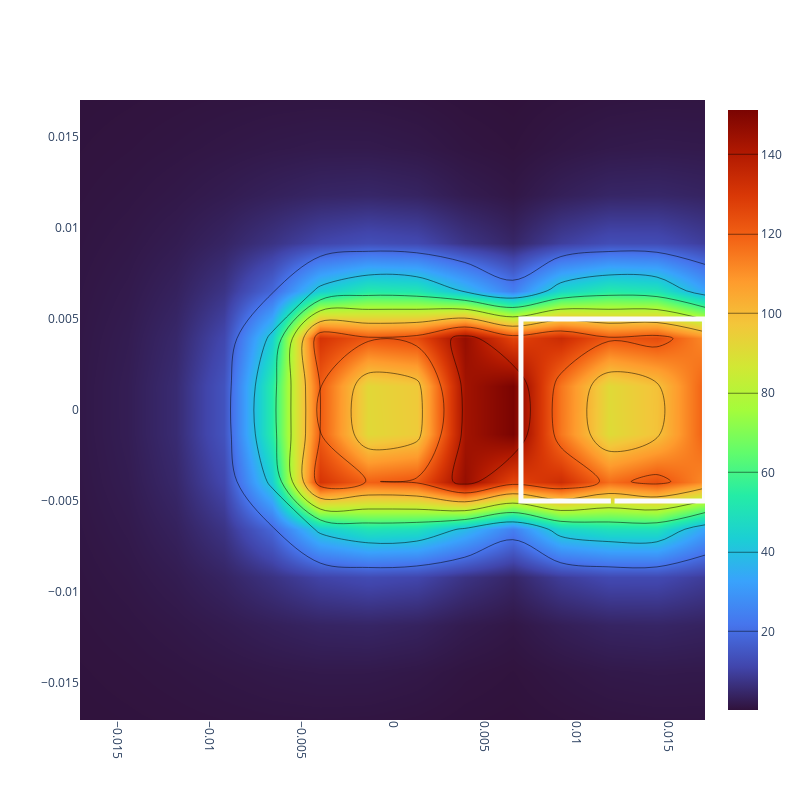

Notebook code for this chart:
### Code cell
to_minimize(start_vector_offset(0.012), plot=True)

### Figure 1 — Plotly figure (JSON) as saved in the notebook; plotly's stock layout.template omitted (floating-point values rounded to 4 significant figures; data arrays with more than 128 entries replaced by an {"elided": "..."} marker saying what was removed)
{"data": [{"colorscale": [[0.0, "#30123b"], [0.07143, "#4145ab"], [0.1429, "#4675ed"], [0.2143, "#39a2fc"], [0.2857, "#1bcfd4"], [0.3571, "#24eca6"], [0.4286, "#61fc6c"], [0.5, "#a4fc3b"], [0.5714, "#d1e834"], [0.6429, "#f3c63a"], [0.7143, "#fe9b2d"], [0.7857, "#f36315"], [0.8571, "#d93806"], [0.9286, "#b11901"], [1.0, "#7a0402"]], "contours": {"coloring": "heatmap"}, "x": [-0.01703, -0.01441, -0.01179, -0.00917, -0.00655, -0.00393, -0.00131, 0.00131, 0.00393, 0.00655, 0.00917, 0.01179, 0.01441, 0.01703], "y": [-0.01703, -0.01441, -0.01179, -0.00917, -0.00655, -0.00393, -0.00131, 0.00131, 0.00393, 0.00655, 0.00917, 0.01179, 0.01441, 0.01703], "z": {"elided": "14x14 float values"}, "type": "contour"}, {"line": {"color": "#fbfbfb", "width": 5}, "mode": "lines", "x": [0.0119, 0.007, 0.007, 0.017, 0.017, 0.0121], "y": [-0.005, -0.005, 0.005, 0.005, -0.005, -0.005], "type": "scatter"}], "layout": {"xaxis": {"anchor": "y", "domain": [0.0, 1.0], "tickangle": 90}, "yaxis": {"anchor": "x", "domain": [0.0, 1.0]}, "width": 800, "height": 800}}
